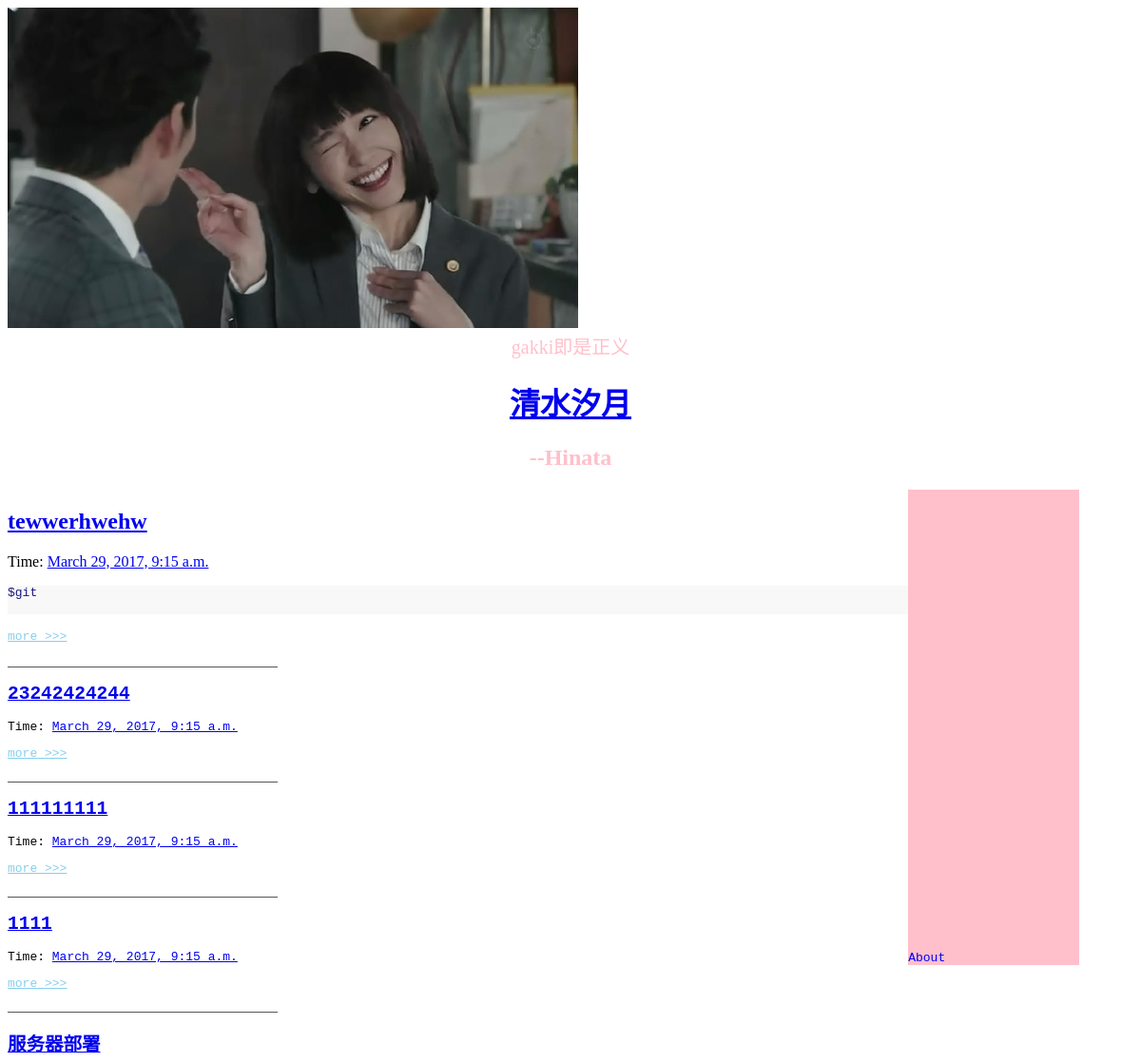
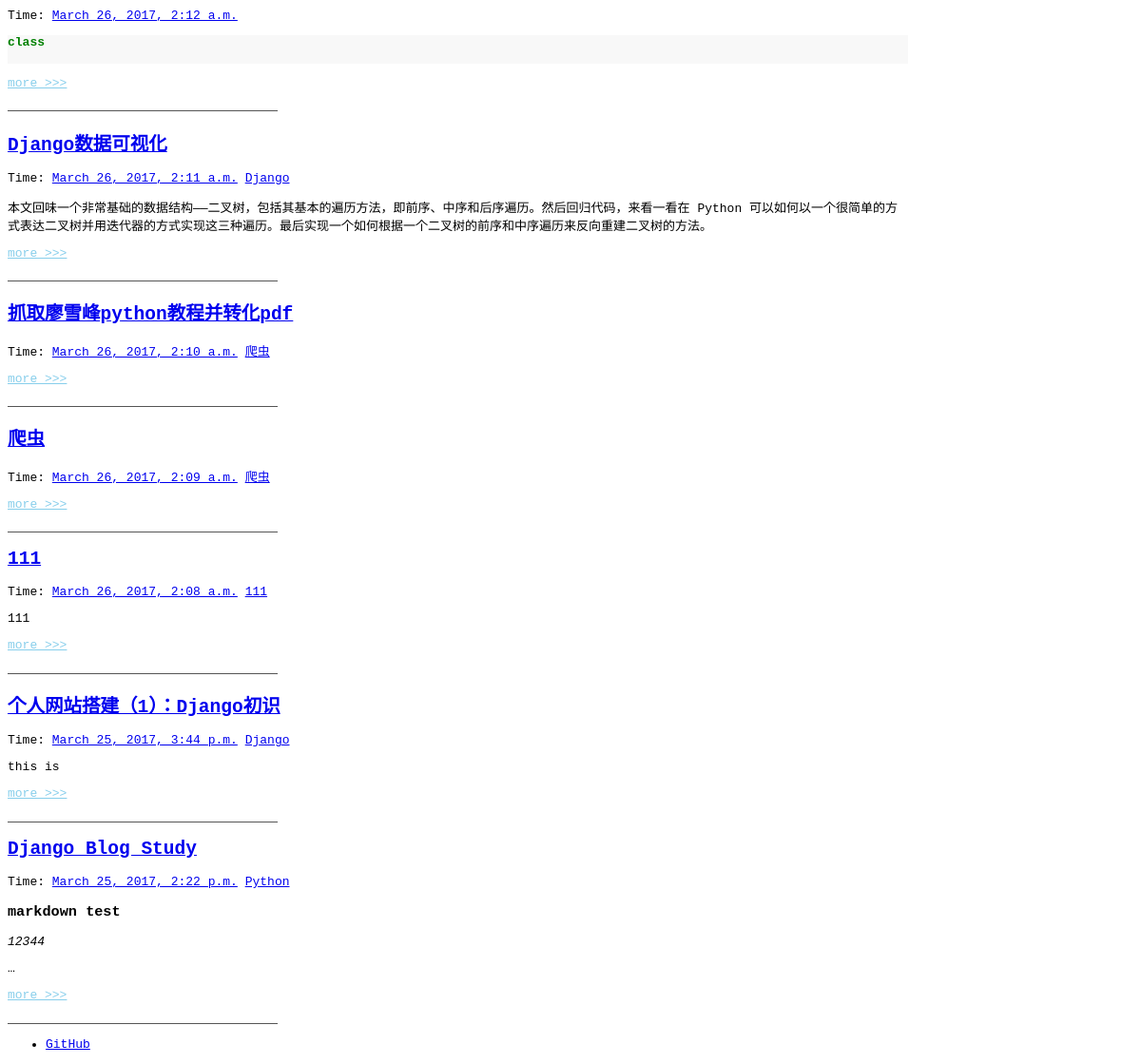
Before: / with the older database file (2 pictures, top to bottom).
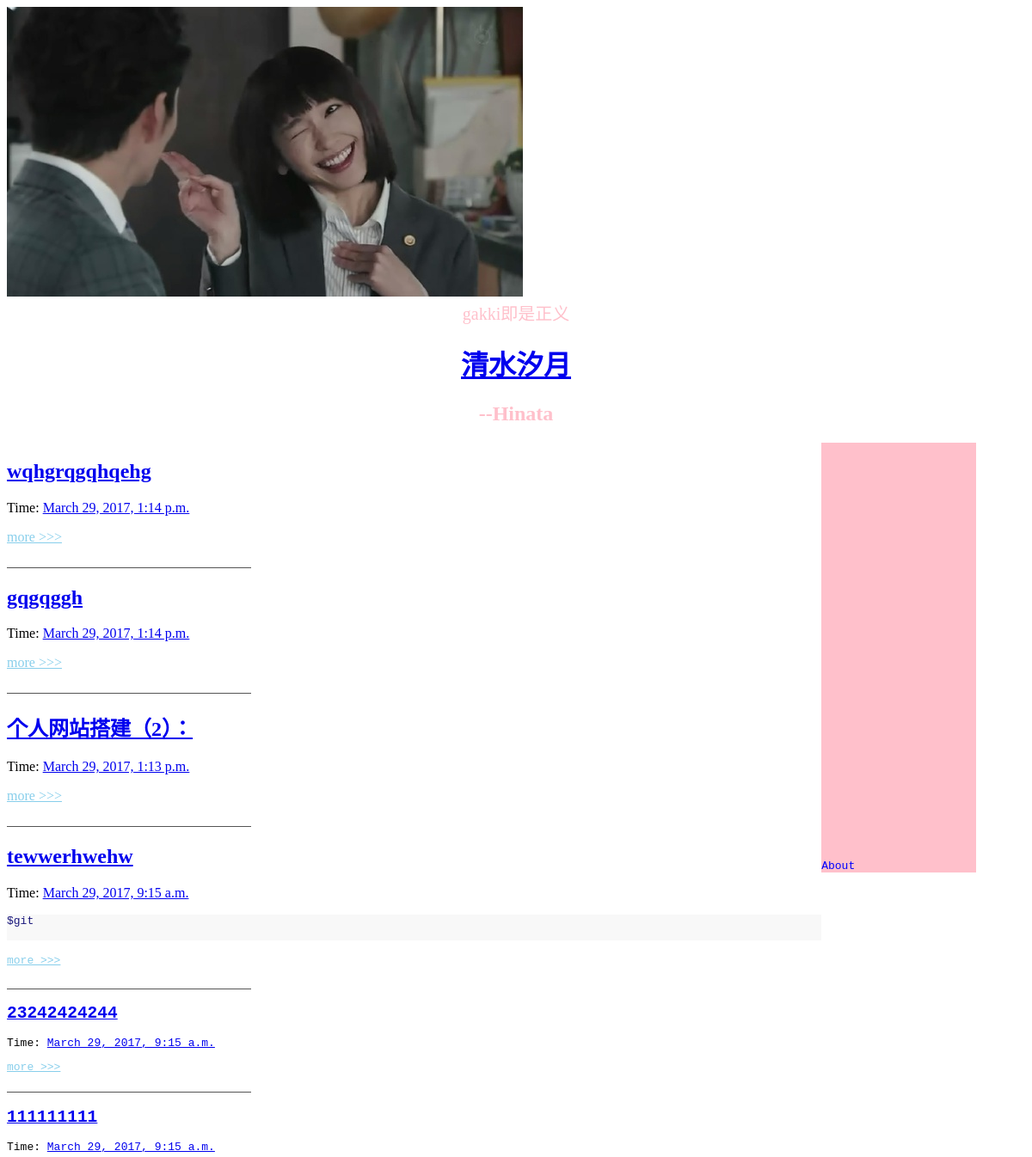
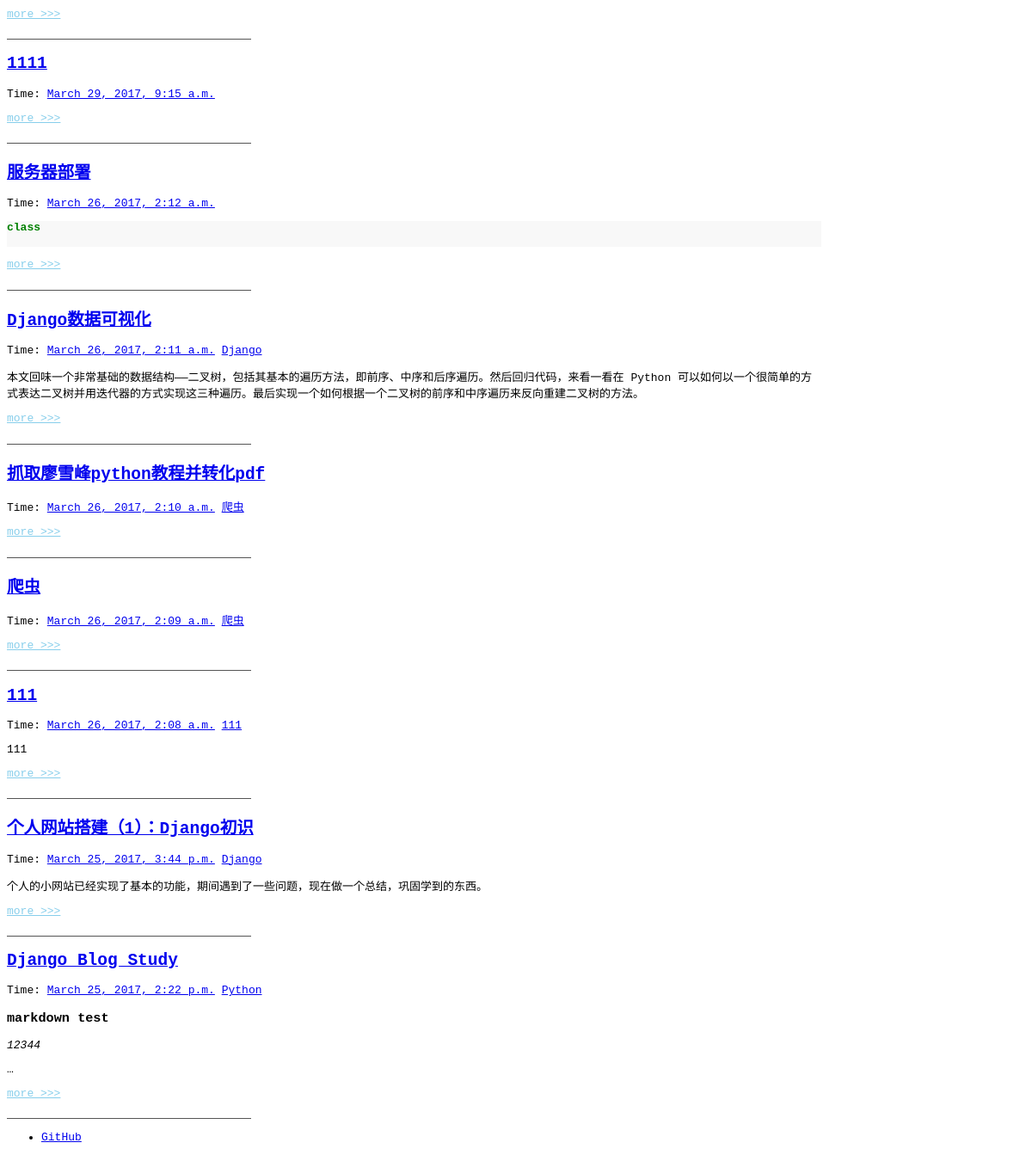
After: the same page with the newer database file (2 pictures, top to bottom).
### article/models.py (models this page shows, shortened)
class Article(models.Model):
	title = models.CharField(max_length = 100) #博客题目
	category = models.CharField(max_length = 50, blank = True) #博客标签
	date_time = models.DateTimeField(auto_now_add = True) #博客日期
	content = models.TextField(blank = True, null = True) #博客文章内容
	class Meta: #按时间降序
		ordering = ['-date_time']

### article/views.py (the view)
# urls.py: 2. Add a URL to urlpatterns:  url(r'^$', views.home, name='home')
def home(request):
	post_list = Article.objects.all()
	return render(request, 'home.html', {'post_list' : post_list})  #'current_time':utcnow

### article/templatetags/custom_markdown.py (called while the page is built)
@register.filter(is_safe=True)  #注册template filter
@stringfilter  #希望字符串作为参数
def custom_markdown(value):
    return mark_safe(markdown.markdown(value,
        extensions = ['markdown.extensions.fenced_code', 'markdown.extensions.codehilite'], safe_mode=True, enable_attributes=False))

### templates/home.html
{% extends "base.html" %}
{% load custom_markdown %}
{% block content %}
<div class="posts">
    {% for post in post_list %}
        <section class="post">
            <header class="post-header">
                <h2 class="post-title"><a href="{% url "detail" id=post.id %}">{{ post.title }}</a></h2>
                    <p class="post-meta">
                        Time:  <a class="post-author" href="#">{{ post.date_time }}</a> <a class="post-category post-category-js" href="#">{{ post.category }}</a>
                    </p>
            </header>
                <div class="post-description">
                    <p>
                        {{ post.content|custom_markdown|truncatewords:3 }}
                    </p>
                </div>
                <a class="pure-button" href="{% url "detail" id=post.id %}" style="color: skyblue">more >>> </a>
                <br><br>
                <hr style="height:1px;border:none;border-top:1px solid #555555;" width="30%" align="left"  />
        </section>
    {% endfor %}
</div>
{% endblock %}

Changed rows visible on the page:
added Article: title "wqhgrqgqhqehg", date_time "March 29, 2017, 1:14 p.m."
added Article: title "gqgqggh", date_time "March 29, 2017, 1:14 p.m."
added Article: title "个人网站搭建（2）：", date_time "March 29, 2017, 1:13 p.m."
changed Article "个人网站搭建（1）：Django初识": content|custom_markdown "this is" → "个人的小网站已经实现了基本的功能，期间遇到了一些问题，现在做一个总结，巩固学到的东西。"
